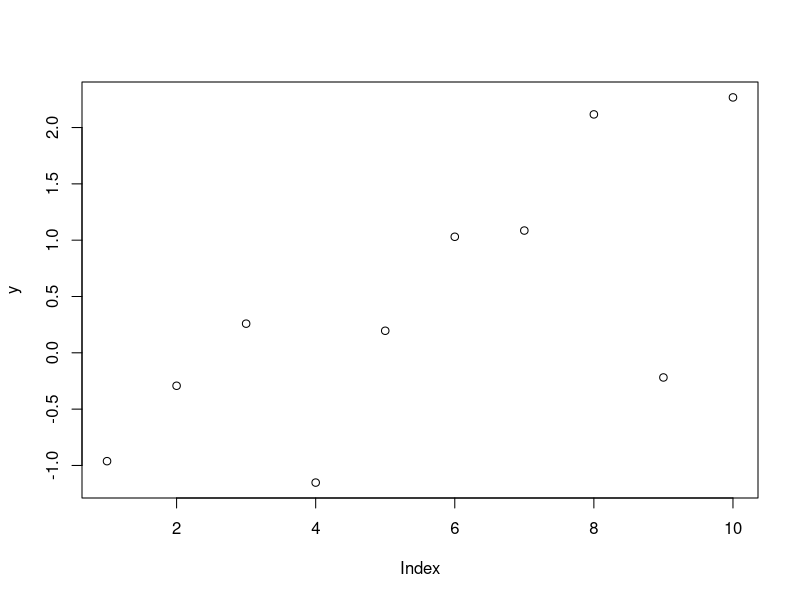
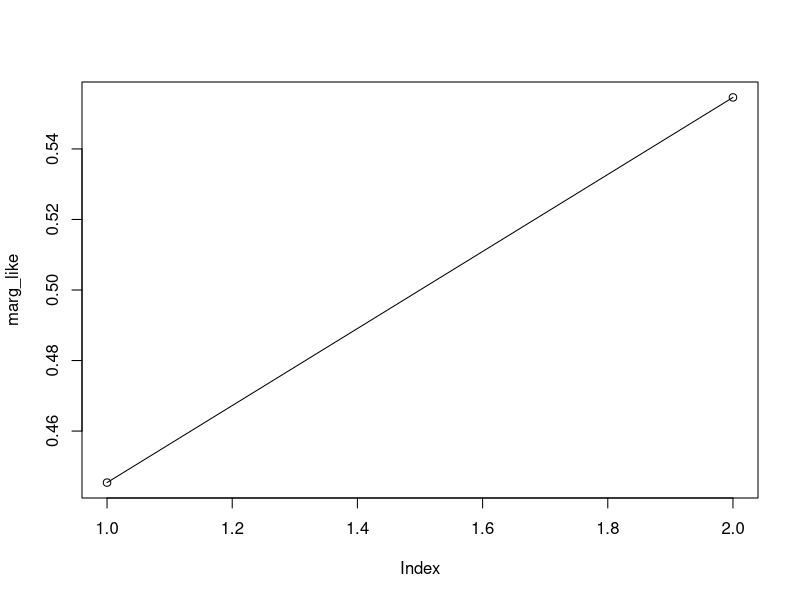
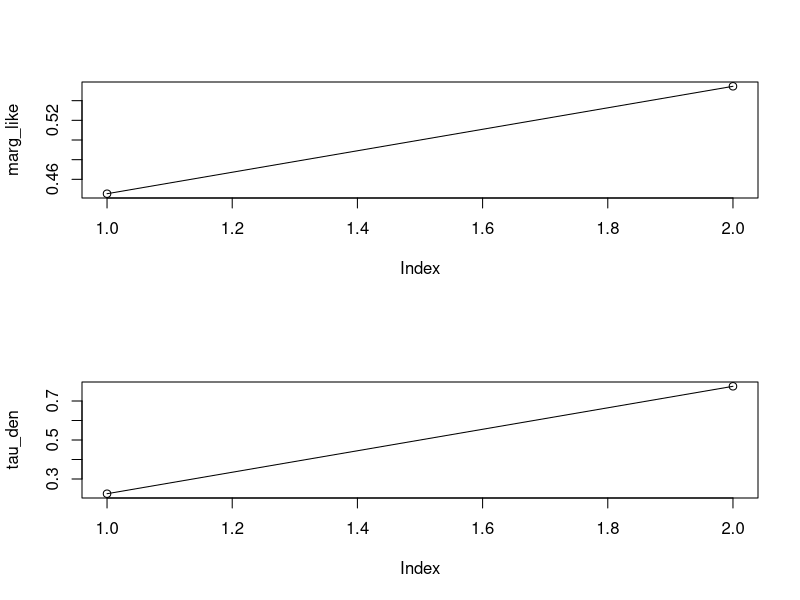

Write R code to recreate these figures, in order.
# Reduce the problem to two models within the one changepoint model:
# i.e. take tau being in two places and we can incorporate the changepoint prior as model prior
# Set up problem as before but we will only work with just unknown mean, known sigma

rm(list = ls())
set.seed(3)

# Data --------------------------------------------------------------------
# Currently use simulated data
cp <- 5
y <- c(rnorm(cp,0,1),rnorm(cp,1,1)) ; plot(y)


# Models to test ----------------------------------------------------------

num_models <- 2 #Just test two locations
tau_locations <- c(4,5) #Tau at 4 and 5

# Prior for parameters ----------------------------------------------------
mu_prior <- c(0,3) #Normal distribution 
known_sigma <- 1
model_prior <- rep(1,num_models)/num_models

# MCMC parameters ---------------------------------------------------------
proposal_sd_rj <- 0.3 #bigger jump for the reversible jump
proposal_sd_wm <- 0.1 #within model sample of parameters
sims <- 100000 
approx_samples <- 100000 #Number of samples for monte carlo estimate
perc_burnin <- 0.1
thin_every <- 5 # Add thinning as there might be autocorrelation since alot of proposals will get rejected due to out of bounds proposals for tau
proposal_tau <- function(tau){
  if (tau==4) {
    return(5)
  } else {
    return(4)
  }
}

# Set up parameters to store-----
num_of_cps_list <- rep(NA,sims)
mu_list <- list() #to assign to this list, use [[]]
tau_list <- list()


# Initialisation------
tau <- sample(4:5,1) #just run Gibbs on two models
mu <- mean(y) 
sigma <- sqrt(var(y))

# Analytical Solution ---------------------------------------------
marg_like=rep(NA,num_models)
# Write function for Marginal likelihood
marg_like_mu <- function(y,sigma,mu_0,sigma_0){
  return((sigma/(((sqrt(2*pi)*sigma)^length(y))*sqrt(length(y)*sigma_0^2+sigma^2)))*exp(-(sum(y^2)/(2*sigma^2))-(mu_0^2/(2*sigma_0^2)))*exp(((sigma_0^2*length(y)^2*mean(y)^2/sigma^2)+((sigma^2*mu_0^2)/sigma_0^2)+(2*length(y)*mean(y)*mu_0))/(2*(length(y)*sigma_0^2+sigma^2))))              
}
for (i in 1:num_models) {
  marg_like[i] <- marg_like_mu(y[1:tau_locations[i]],known_sigma,mu_prior[1],mu_prior[2])*marg_like_mu(y[(tau_locations[i]+1):(length(y))],known_sigma,mu_prior[1],mu_prior[2])
}
marg_like <- marg_like/sum(marg_like)

plot(marg_like)
lines(marg_like)
par(mfrow=c(2,1)) #have 2 plots in same space

results <- data.frame("Analytical"=marg_like)


# Approximation using Monte Carlo -----------------------------------------
# Define function for product of normals
prod_norm <- function(mu,sigma,y){prod(dnorm(y,mu,sigma))}

# Use approximation, i.e integrate over all mu
# Marginal likelihood P(Y|M_i)
pM1 <- rep(NA,num_models)
for (i in 1:num_models) {
  pM1[i] <- mean(sapply(rnorm(approx_samples,mu_prior[1],mu_prior[2]),prod_norm,known_sigma,y[1:tau_locations[i]]))*mean(sapply(rnorm(approx_samples,mu_prior[1],mu_prior[2]),prod_norm,known_sigma,y[(tau_locations[i]+1):(2*cp)]))
}
# Normalise
total <- sum(pM1)
pM1 <- pM1/total
# Store results in data frame
results <- cbind(results,"Approx"=c(pM1[1],pM1[2]))

# Gibbs + Metropolis Hasting ----------------------------------------------
# Gibbs Sampler on parameters + Metropolis Hasting on tau 
mu_posterior_dist <- function(y,known_sigma,mu_prior){
  sigma2_posterior <- 1/((1/(mu_prior[2]^2))+(length(y)/(known_sigma^2)))
  mu_posterior <- ((sum(y)/(known_sigma^2))+(mu_prior[1]/(mu_prior[2]^2)))*sigma2_posterior
  return(rnorm(1,mu_posterior,sqrt(sigma2_posterior)))
}
for (s in 1:sims) {
  if (s%%10000==0) {
    print(s)
  }
  #Resample parameters in segment 1 using gibbs sampler
  # Normal likelihood with normal prior
  new_mu_left <- mu_posterior_dist(y[1:tau],known_sigma,mu_prior)
  
  #Resample parameters in segment 2 using gibbs sampler
  # Normal likelihood with normal prior
  new_mu_right <- mu_posterior_dist(y[(tau+1):length(y)],known_sigma,mu_prior)
  
  #Resample tau using Metropolis hasting
  #Propose a new tau usings a symmetric proposal so no transition ratio
  pro_tau <- proposal_tau(tau)
  
  old_like <- sum(dnorm(y[1:tau],new_mu_left,known_sigma,log = TRUE)) + sum(dnorm(y[(tau+1):length(y)],new_mu_right,known_sigma,log = TRUE))
  new_like <- sum(dnorm(y[1:pro_tau],new_mu_left,known_sigma,log = TRUE)) + sum(dnorm(y[(pro_tau+1):length(y)],new_mu_right,known_sigma,log = TRUE))
  
  if (runif(1)<new_like-old_like) {
    tau <- pro_tau
  }
  
  tau_list[[s]] <- tau
  mu_list[[s]] <- c(new_mu_left,new_mu_right)
}
tau_list <- tau_list[-(1:(perc_burnin*sims))]
tau_freq <- as.data.frame(table(factor(unlist(tau_list[seq(1,length(tau_list),thin_every)]))))
tau_den <- tau_freq[,2]/sum(tau_freq[,2])

plot(marg_like)
lines(marg_like)
plot(tau_den)
lines(tau_den)

results <- cbind(results,"Gibbs+MH"=c(tau_den))

